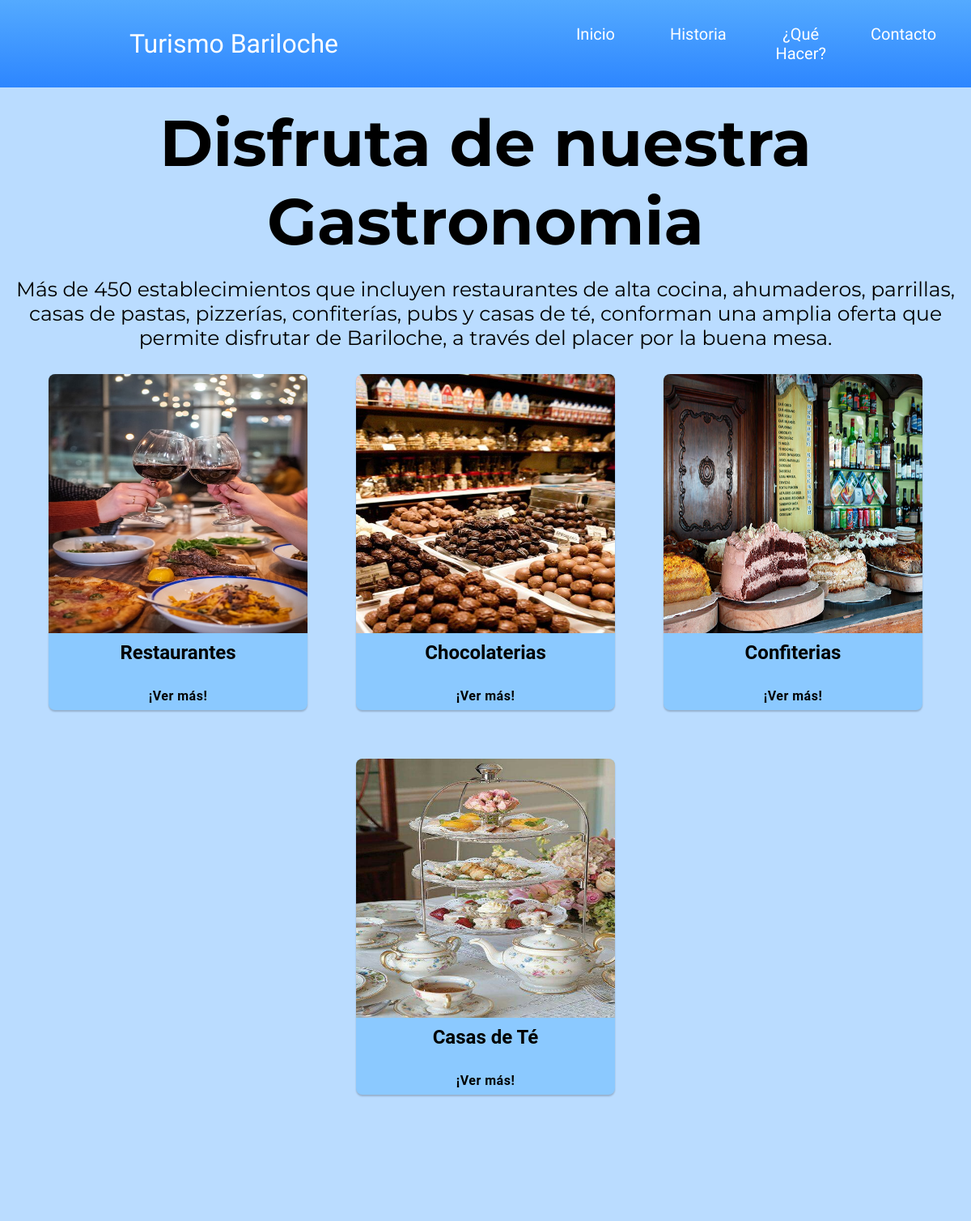
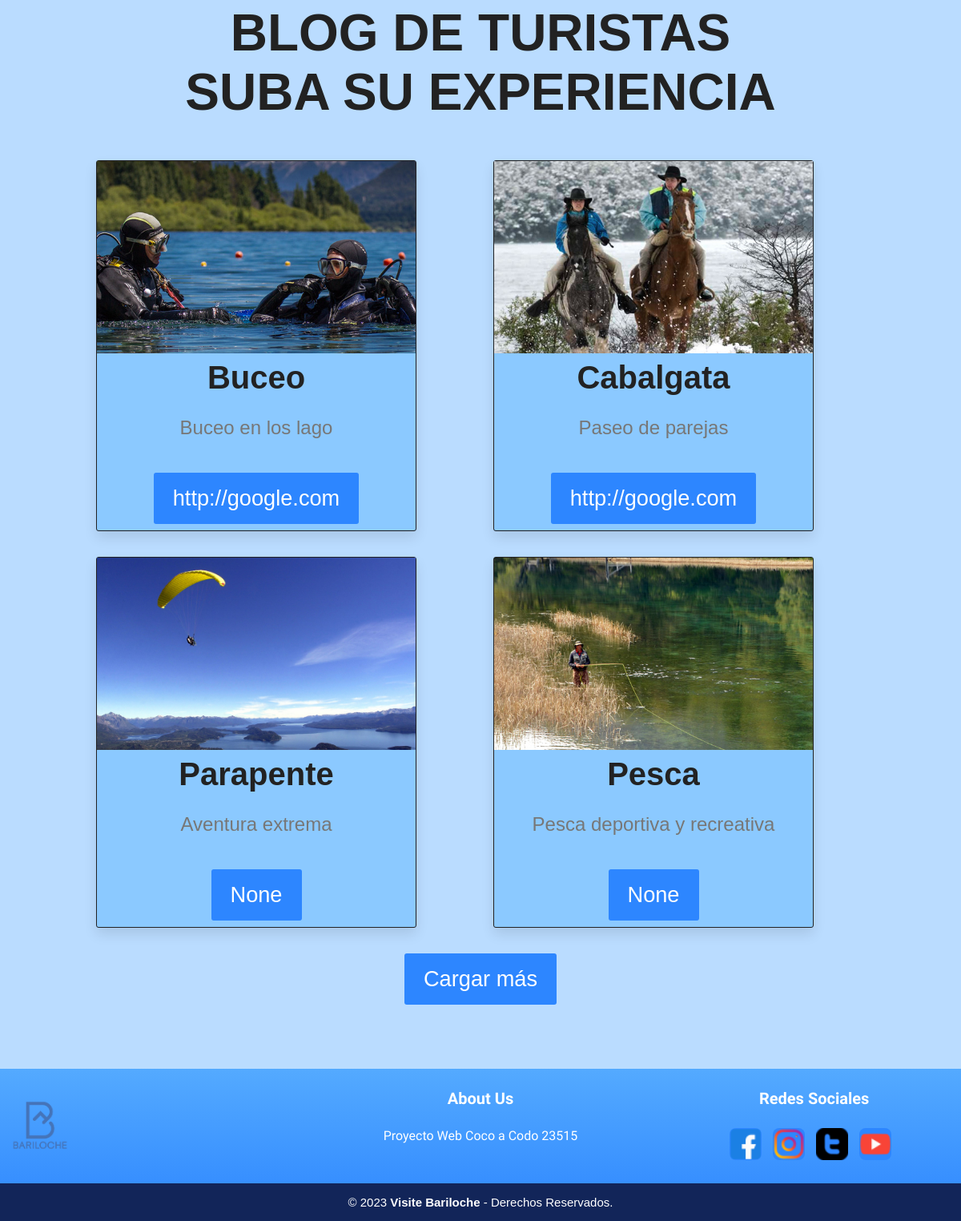
/todo/, run on the app's committed database (2 pictures, top to bottom).
### experiencias/models.py (models this page shows, shortened)
class Project(models.Model):
    title = models.CharField(max_length=200, verbose_name="Título")
    description = models.TextField(max_length=200, verbose_name="Descripción")
    image = models.ImageField(verbose_name="Imagen", upload_to="projects")
    link = models.URLField(verbose_name="Enlace", null=True, blank=True)
    created = models.DateTimeField(auto_now_add=True, verbose_name="Fecha de creación")
    updated = models.DateTimeField(auto_now=True, verbose_name="Fecha de modificación")
    class Meta:
        verbose_name = "Proyecto"
        verbose_name_plural = "Proyectos"

### experiencias/views.py (the view)
# urls.py: path("todo/", views_experiencias.todo, name="ToDo"),
def todo(request):
    projects = Project.objects.all()
    return render(request, "experiencias/todo.html", {"projects": projects})

### experiencias/templates/experiencias/todo.html (shortened to what this page needs)
</html>
<!DOCTYPE html>
<html lang="en">
<head>
    {% extends "core/base.html" %}
    {% load static %}
        {%block content%}
        <section class="Gastronomia">
            <h1>Disfruta de nuestra Gastronomia</h1>
            <p>Más de 450 establecimientos que incluyen restaurantes de alta cocina, ahumaderos, parrillas, casas de
                pastas, pizzerías, confiterías, pubs y casas de té, conforman una amplia oferta que permite disfrutar de
                Bariloche, a través del placer por la buena mesa.</p>
            <div class="containerCentrales">
                <div class="card">
                    <img src="{% static 'core/img/gastronomia/restaurantes.jpg'%}">
                    <h4>Restaurantes</h4>
                    <a href="">¡Ver más!</a>
                </div>
                <div class="card">
                    <img src="{% static 'core/img/gastronomia/chocolateria.jpeg'%}">
                    <h4>Chocolaterias</h4>
                    <a href="">¡Ver más!</a>
                </div>
                <div class="card">
                    <img src="{% static 'core/img/gastronomia/confiteria.jpg'%}">
                    <h4>Confiterias</h4>
                    <a href="">¡Ver más!</a>
                </div>
                <div class="card">
                    <img src="{% static 'core/img/gastronomia/té.jpeg'%}">
                    <h4>Casas de Té</h4>
                    <a href="">¡Ver más!</a>
                </div>
            </div>
        </section>
        <section class="actividades">
            <h1 class="titulo-encabezado">Blog de Turistas <br>Suba su experiencia</h1>
            <div class="container-actividad">
                {% for project in projects %}
                <div class="box">
                    <div class="image">
                        <img src={{project.image.url}} alt="">
                    </div>
                    <div class="content">
                        <h3>{{project.title}}</h3>
                        <p>{{project.description}}</p>
                        <a href={{project.link}} class="btn"> {{project.link}}</a>
                    </div>
                </div>
                {% endfor %}
            </div>
            <div class="cargar-mas"><span class="btn" onclick="CargarMasBtn()">Cargar más</span></div>
        </section>
        {%endblock%}

### core/templates/core/base.html (shortened to what this page needs)
<!DOCTYPE html>
<html lang="es">
  <head>
    {% load static %}
    <link rel="stylesheet" href='{% static "core/css/style.css" %}' />
    <link rel="stylesheet" href='{% static "core/css/style_index.css" %}' />
    <link rel="stylesheet" href='{% static "core/css/style_histo.css" %}' />
    <link rel="stylesheet" href='{% static "core/css/style_to-do.css" %}' />
    <link rel="stylesheet" href='{% static "core/css/style_contact.css" %}' />
  </head>
  <body>
    <header class="main-header">
      <nav class="main-nav">
        <div class="logo">
          <span>Turismo Bariloche</span>
        </div>
        <ul class="nav-link">
          <li><a href="{%url 'index'%}">Inicio</a></li>
          <li><a href="{%url 'historia'%}">Historia</a></li>
          <li><a href="{%url 'ToDo'%}">¿Qué Hacer?</a></li>
          <li><a href="{%url 'contacto'%}">Contacto</a></li>
        </ul>
      </nav>
    </header>
    {%block content%}{%endblock%}
    <footer class="pie-pagina">
      <div class="grupo-1">
        <div class="box">
          <figure>
            <a href="#">
              <img
                src='{% static "core/img/logo1.png" %}'
                alt="Logo Bariloche"
              />
            </a>
          </figure>
        </div>
        <div class="box">
          <h2>About Us</h2>
          <p>Proyecto Web Coco a Codo 23515</p>
        </div>
        <div class="box">
          <h2>Redes Sociales</h2>
          <div class="red-social">
            <a href="https://www.facebook.com/BarilochePatagoniaArgentina/"
              ><img
                src='{% static "core/img/icons/nan-bar/facebook.png"%}'
                alt="Facebook"
            /></a>
            <a href="https://www.instagram.com/barilochear/"
              ><img
                src='{% static "core/img/icons/nan-bar/instagram.png"%}'
                alt="Instagram"
            /></a>
            <a href="https://twitter.com/Bariloche_ar"
              ><img
                src='{% static "core/img/icons/nan-bar/twitter.png"%}'
                alt="Twitter"
            /></a>
            <a href="https://www.youtube.com/c/BarilocheArgentina"
              ><img
                src='{% static "core/img/icons/nan-bar/youtube.png"%}'
                alt="YouTube"
            /></a>
          </div>
        </div>
      </div>
      <div class="grupo-2">
        <small
          >&copy; 2023 <b>Visite Bariloche</b> - Derechos Reservados.</small
        >
      </div>
    </footer>
  </body>
</html>

### core/static/core/css/style.css (style rules this page uses)
:root { --blue-ribbon-50: #eef7ff; --blue-ribbon-100: #d8ebff; --blue-ribbon-200: #badcff; --blue-ribbon-300: #8bc9ff; --blue-ribbon-400: #54aaff; --blue-ribbon-500: #2d86ff; --blue-ribbon-600: #0c5ffa; --blue-ribbon-700: #0f4fe6; --blue-ribbon-800: #1340ba; --blue-ribbon-900: #163a92; --blue-ribbon-950: #122559; }
* { width: 100%; margin: 0; padding: 0; box-sizing: border-box; outline: none; border: none; text-decoration: none; }
body { width: 100%; padding: 0; margin: 0; }
.main-nav { display: flex; position: relative; background: linear-gradient(var(--blue-ribbon-400), var(--blue-ribbon-500)); width: 100%; z-index: 5; padding: 10px 20px; align-items: center; justify-content: space-between; font-family: 'Dosis', sans-serif; }
.logo { display: flex; justify-content: center; align-items: center; margin-left: 100px; padding: 20px 40px; font-size: 2rem; color: #fff; }
.nav-link { list-style: none; display: flex; }
ul { transition: max-height 1s ease-out; -webkit-transition: max-height 1s ease-out; -moz-transition: max-height 1s ease-out; -ms-transition: max-height 1s ease-out; -o-transition: max-height 1s ease-out; }
ul li a { display: inline-block; padding: 20px 20px; font-size: 20px; color: #fff; text-align: center; outline: none; text-decoration: none; transition: background-color color 0.2s ease-out; -webkit-transition: background-color color 0.2s ease-out; -moz-transition: background-color color 0.2s ease-out; -ms-transition: background-color color 0.2s ease-out; -o-transition: background-color color 0.2s ease-out; }
.pie-pagina { position: relative; width: 100%; background: linear-gradient(var(--blue-ribbon-400), var(--blue-ribbon-500)); }
.pie-pagina .grupo-1 { width: 100%; max-width: 1200px; margin: auto; display: grid; grid-template-columns: repeat(3, 1fr); grid-gap: 50px; padding: 25px 0px; }
.pie-pagina .grupo-1 .box figure { width: 100%; display: flex; justify-content: center; align-items: center; }
.pie-pagina .grupo-1 .box figure img { width: 100px; transition: all 300ms ease; }
.pie-pagina .grupo-1 .box h2 { color: #ffffff; text-align: center; margin-bottom: 25px; font-size: 20px; font-family: 'Dosis', sans-serif; }
.pie-pagina .grupo-1 .box p { text-align: center; color: #ffffff; font-family: 'Dosis', sans-serif; }
.pie-pagina .grupo-1 .box .red-social { font-family: 'Dosis', sans-serif; text-align: center; }
.red-social a { display: inline-block; width: 40px; height: 40px; line-height: 40px; color: #fff; margin-right: 10px; background-color: var(--blue-ribbon-500); border-radius: 8px; position: relative; transition: all 300ms ease; -webkit-border-radius: 10px; -moz-border-radius: 8px; -ms-border-radius: 8px; -o-border-radius: 8px; -webkit-border-radius: 8px; }
.red-social a img { position: absolute; vertical-align: middle; top: 50%; left: 50%; transform: translate(-50%, -50%); }
.pie-pagina .grupo-2 { background-color: var(--blue-ribbon-950); padding: 15px 10px; text-align: center; color: #fff; }
.pie-pagina .grupo-2 small { font-size: 15px; }

### core/static/core/css/style_histo.css (style rules this page uses)
* { margin: 0; padding: 0; box-sizing: border-box; }
body { font-family: Arial, sans-serif; background-color: #badcff; }

### data on the page
Project: image (picture), title "Buceo", description "Buceo en los lago", link "http://google.com"
Project: image (picture), title "Cabalgata", description "Paseo de parejas", link "http://google.com"
Project: image (picture), title "Parapente", description "Aventura extrema", link "None"
Project: image (picture), title "Pesca", description "Pesca deportiva y recreativa", link "None"
